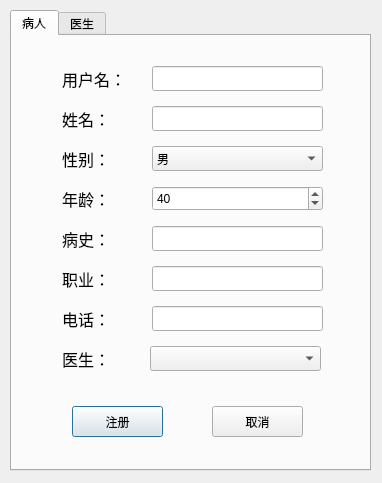
<?xml version="1.0" encoding="UTF-8"?>
<ui version="4.0">
 <class>Register</class>
 <widget class="QDialog" name="Register">
  <property name="geometry">
   <rect>
    <x>0</x>
    <y>0</y>
    <width>382</width>
    <height>483</height>
   </rect>
  </property>
  <property name="windowTitle">
   <string>Dialog</string>
  </property>
  <widget class="QTabWidget" name="tabWidget">
   <property name="geometry">
    <rect>
     <x>10</x>
     <y>10</y>
     <width>361</width>
     <height>461</height>
    </rect>
   </property>
   <property name="currentIndex">
    <number>0</number>
   </property>
   <widget class="QWidget" name="tab">
    <attribute name="title">
     <string>病人</string>
    </attribute>
    <widget class="QLabel" name="label">
     <property name="geometry">
      <rect>
       <x>50</x>
       <y>30</y>
       <width>60</width>
       <height>25</height>
      </rect>
     </property>
     <property name="font">
      <font>
       <pointsize>12</pointsize>
      </font>
     </property>
     <property name="text">
      <string>用户名：</string>
     </property>
    </widget>
    <widget class="QLabel" name="label_2">
     <property name="geometry">
      <rect>
       <x>50</x>
       <y>70</y>
       <width>60</width>
       <height>25</height>
      </rect>
     </property>
     <property name="font">
      <font>
       <pointsize>12</pointsize>
      </font>
     </property>
     <property name="text">
      <string>姓名：</string>
     </property>
    </widget>
    <widget class="QLabel" name="label_3">
     <property name="geometry">
      <rect>
       <x>50</x>
       <y>110</y>
       <width>60</width>
       <height>25</height>
      </rect>
     </property>
     <property name="font">
      <font>
       <pointsize>12</pointsize>
      </font>
     </property>
     <property name="text">
      <string>性别：</string>
     </property>
    </widget>
    <widget class="QLabel" name="label_4">
     <property name="geometry">
      <rect>
       <x>50</x>
       <y>150</y>
       <width>60</width>
       <height>25</height>
      </rect>
     </property>
     <property name="font">
      <font>
       <pointsize>12</pointsize>
      </font>
     </property>
     <property name="text">
      <string>年龄：</string>
     </property>
    </widget>
    <widget class="QLabel" name="label_5">
     <property name="geometry">
      <rect>
       <x>50</x>
       <y>190</y>
       <width>60</width>
       <height>25</height>
      </rect>
     </property>
     <property name="font">
      <font>
       <pointsize>12</pointsize>
      </font>
     </property>
     <property name="text">
      <string>病史：</string>
     </property>
    </widget>
    <widget class="QLabel" name="label_6">
     <property name="geometry">
      <rect>
       <x>50</x>
       <y>230</y>
       <width>60</width>
       <height>25</height>
      </rect>
     </property>
     <property name="font">
      <font>
       <pointsize>12</pointsize>
      </font>
     </property>
     <property name="text">
      <string>职业：</string>
     </property>
    </widget>
    <widget class="QLabel" name="label_7">
     <property name="geometry">
      <rect>
       <x>50</x>
       <y>270</y>
       <width>60</width>
       <height>25</height>
      </rect>
     </property>
     <property name="font">
      <font>
       <pointsize>12</pointsize>
      </font>
     </property>
     <property name="text">
      <string>电话：</string>
     </property>
    </widget>
    <widget class="QLabel" name="label_8">
     <property name="geometry">
      <rect>
       <x>50</x>
       <y>310</y>
       <width>60</width>
       <height>25</height>
      </rect>
     </property>
     <property name="font">
      <font>
       <pointsize>12</pointsize>
      </font>
     </property>
     <property name="text">
      <string>医生：</string>
     </property>
    </widget>
    <widget class="QLineEdit" name="lineEdit">
     <property name="geometry">
      <rect>
       <x>140</x>
       <y>30</y>
       <width>171</width>
       <height>25</height>
      </rect>
     </property>
    </widget>
    <widget class="QLineEdit" name="lineEdit_2">
     <property name="geometry">
      <rect>
       <x>140</x>
       <y>70</y>
       <width>171</width>
       <height>25</height>
      </rect>
     </property>
    </widget>
    <widget class="QLineEdit" name="lineEdit_3">
     <property name="geometry">
      <rect>
       <x>140</x>
       <y>190</y>
       <width>171</width>
       <height>25</height>
      </rect>
     </property>
    </widget>
    <widget class="QLineEdit" name="lineEdit_4">
     <property name="geometry">
      <rect>
       <x>140</x>
       <y>230</y>
       <width>171</width>
       <height>25</height>
      </rect>
     </property>
    </widget>
    <widget class="QLineEdit" name="lineEdit_5">
     <property name="geometry">
      <rect>
       <x>140</x>
       <y>270</y>
       <width>171</width>
       <height>25</height>
      </rect>
     </property>
    </widget>
    <widget class="QComboBox" name="comboBox">
     <property name="geometry">
      <rect>
       <x>140</x>
       <y>110</y>
       <width>171</width>
       <height>25</height>
      </rect>
     </property>
     <item>
      <property name="text">
       <string>男</string>
      </property>
     </item>
     <item>
      <property name="text">
       <string>女</string>
      </property>
     </item>
    </widget>
    <widget class="QSpinBox" name="spinBox">
     <property name="geometry">
      <rect>
       <x>140</x>
       <y>150</y>
       <width>171</width>
       <height>25</height>
      </rect>
     </property>
     <property name="value">
      <number>40</number>
     </property>
    </widget>
    <widget class="QPushButton" name="pushButton">
     <property name="geometry">
      <rect>
       <x>60</x>
       <y>370</y>
       <width>91</width>
       <height>31</height>
      </rect>
     </property>
     <property name="text">
      <string>注册</string>
     </property>
    </widget>
    <widget class="QPushButton" name="pushButton_2">
     <property name="geometry">
      <rect>
       <x>200</x>
       <y>370</y>
       <width>91</width>
       <height>31</height>
      </rect>
     </property>
     <property name="text">
      <string>取消</string>
     </property>
    </widget>
    <widget class="QComboBox" name="comboBox_2">
     <property name="geometry">
      <rect>
       <x>138</x>
       <y>310</y>
       <width>171</width>
       <height>25</height>
      </rect>
     </property>
    </widget>
   </widget>
   <widget class="QWidget" name="tab_2">
    <attribute name="title">
     <string>医生</string>
    </attribute>
    <widget class="QLabel" name="label_9">
     <property name="geometry">
      <rect>
       <x>50</x>
       <y>50</y>
       <width>60</width>
       <height>25</height>
      </rect>
     </property>
     <property name="font">
      <font>
       <pointsize>12</pointsize>
      </font>
     </property>
     <property name="text">
      <string>用户名：</string>
     </property>
    </widget>
    <widget class="QLabel" name="label_10">
     <property name="geometry">
      <rect>
       <x>50</x>
       <y>90</y>
       <width>60</width>
       <height>25</height>
      </rect>
     </property>
     <property name="font">
      <font>
       <pointsize>12</pointsize>
      </font>
     </property>
     <property name="text">
      <string>姓名：</string>
     </property>
    </widget>
    <widget class="QLabel" name="label_11">
     <property name="geometry">
      <rect>
       <x>50</x>
       <y>130</y>
       <width>60</width>
       <height>25</height>
      </rect>
     </property>
     <property name="font">
      <font>
       <pointsize>12</pointsize>
      </font>
     </property>
     <property name="text">
      <string>电话：</string>
     </property>
    </widget>
    <widget class="QLabel" name="label_12">
     <property name="geometry">
      <rect>
       <x>50</x>
       <y>170</y>
       <width>60</width>
       <height>25</height>
      </rect>
     </property>
     <property name="font">
      <font>
       <pointsize>12</pointsize>
      </font>
     </property>
     <property name="text">
      <string>医院：</string>
     </property>
    </widget>
    <widget class="QPushButton" name="pushButton_3">
     <property name="geometry">
      <rect>
       <x>60</x>
       <y>370</y>
       <width>91</width>
       <height>31</height>
      </rect>
     </property>
     <property name="text">
      <string>注册</string>
     </property>
    </widget>
    <widget class="QPushButton" name="pushButton_4">
     <property name="geometry">
      <rect>
       <x>200</x>
       <y>370</y>
       <width>91</width>
       <height>31</height>
      </rect>
     </property>
     <property name="text">
      <string>取消</string>
     </property>
    </widget>
    <widget class="QLineEdit" name="lineEdit_7">
     <property name="geometry">
      <rect>
       <x>140</x>
       <y>50</y>
       <width>171</width>
       <height>25</height>
      </rect>
     </property>
    </widget>
    <widget class="QLineEdit" name="lineEdit_8">
     <property name="geometry">
      <rect>
       <x>140</x>
       <y>90</y>
       <width>171</width>
       <height>25</height>
      </rect>
     </property>
    </widget>
    <widget class="QLineEdit" name="lineEdit_9">
     <property name="geometry">
      <rect>
       <x>140</x>
       <y>130</y>
       <width>171</width>
       <height>25</height>
      </rect>
     </property>
    </widget>
    <widget class="QLineEdit" name="lineEdit_10">
     <property name="geometry">
      <rect>
       <x>140</x>
       <y>170</y>
       <width>171</width>
       <height>25</height>
      </rect>
     </property>
    </widget>
   </widget>
  </widget>
 </widget>
 <resources/>
 <connections/>
</ui>
